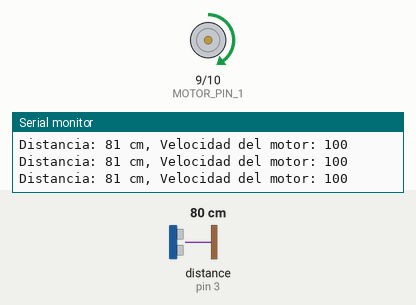
A program run on a simulated Arduino Uno, built with avr-gcc and run on an emulated ATmega328P. Parts: motor-driver pin pairs drawn as motors (green arrow = first pin HIGH = forward, orange = second pin HIGH = backward, longer = more drive), the last lines printed to the serial monitor. The inputs (shaded band) are chosen by the test bench; at power-on: distance to the obstacle (sensor on pin 3) 80 cm. The echo pulse lasts 58.3 µs per cm.

Above: at 1.4 s.
1.5 s: distance to the obstacle (sensor on pin 3) set to 74 cm
3.0 s: distance to the obstacle (sensor on pin 3) set to 63 cm
At 3.7 s:
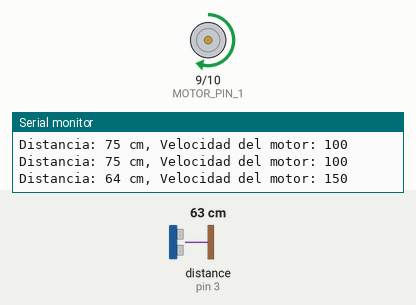
4.8 s: distance to the obstacle (sensor on pin 3) set to 43 cm
6.3 s: distance to the obstacle (sensor on pin 3) set to 36 cm
At 7.1 s:
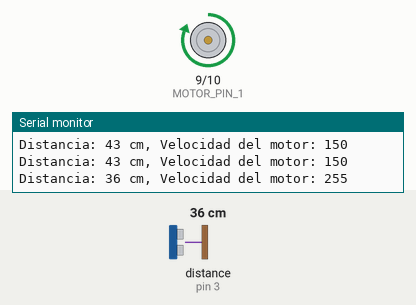
8.2 s: distance to the obstacle (sensor on pin 3) set to 120 cm
At 9.5 s:
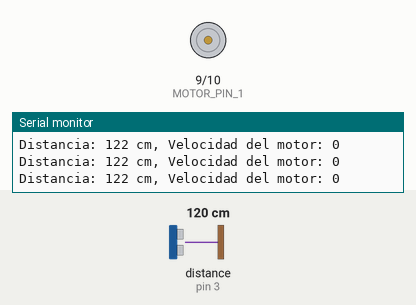
9.8 s: distance to the obstacle (sensor on pin 3) set to 101 cm
11.3 s: distance to the obstacle (sensor on pin 3) set to 94 cm
At 12.4 s:
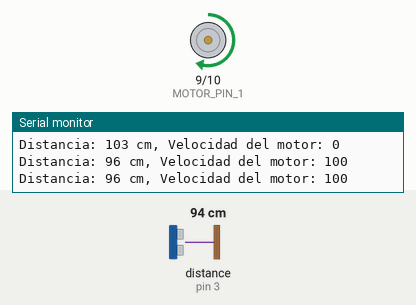
Timing chart, 0 to 14.2 s (numbered marks = the images above; inputs shaded):
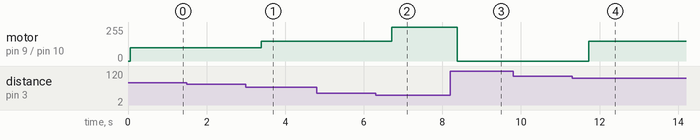

The program:

main.cpp
```cpp
#include <Arduino.h>
#include <NewPing.h>

#define TRIGGER_PIN 2 // Pin de trigger del sensor ultrasónico
#define ECHO_PIN 3    // Pin de echo del sensor ultrasónico
#define MOTOR_PIN_1 9 // Pin 1 del motor (control de velocidad)
#define MOTOR_PIN_2 10 // Pin 2 del motor (control de dirección)

NewPing sonar(TRIGGER_PIN, ECHO_PIN);
int motorSpeed = 0;

void setup() {
  pinMode(MOTOR_PIN_1, OUTPUT);
  pinMode(MOTOR_PIN_2, OUTPUT);
  Serial.begin(9600);
}

void loop() {
  delay(50);
  int distance = sonar.ping_cm(); // Medir la distancia en centímetros

  if (distance > 100) {
    motorSpeed = 0; // Si la distancia es mayor a 100 cm, apagar el motor
  } else if (distance >= 70 && distance <= 99) {
    motorSpeed = 100; // Si la distancia está entre 70 y 99 cm, velocidad lenta
  } else if (distance >= 40 && distance <= 69) {
    motorSpeed = 150; // Si la distancia está entre 40 y 69 cm, velocidad media
  } else if (distance < 40) {
    motorSpeed = 255; // Si la distancia es menor a 40 cm, velocidad máxima
  }

  analogWrite(MOTOR_PIN_1, motorSpeed); // Controlar la velocidad del motor
  digitalWrite(MOTOR_PIN_2, LOW); // Establecer la dirección del motor (en este ejemplo, hacia adelante)

  Serial.print("Distancia: ");
  Serial.print(distance);
  Serial.print(" cm, Velocidad del motor: ");
  Serial.println(motorSpeed);

  delay(500); // Esperar un poco antes de la próxima lectura
}
```

Measured:
- the behaviour switches between 69 and 68 cm on distance to the obstacle (sensor on pin 3) (found by bisection; images 0 and 1)
- the behaviour switches between 40 and 39 cm on distance to the obstacle (sensor on pin 3) (found by bisection; images 1 and 2)
- the behaviour switches between 98 and 97 cm on distance to the obstacle (sensor on pin 3) (found by bisection; images 3 and 4)
- after the input at 3.0 s, motor on pin 9 (MOTOR_PIN_1) / pin 10 (MOTOR_PIN_2): forward 100/255 → forward 150/255 after 0.39 s
- after the input at 6.3 s, motor on pin 9 (MOTOR_PIN_1) / pin 10 (MOTOR_PIN_2): forward 150/255 → forward 255/255 after 0.41 s
- after the input at 8.2 s, motor on pin 9 (MOTOR_PIN_1) / pin 10 (MOTOR_PIN_2): forward 255/255 → stopped after 0.18 s
- after the input at 11.3 s, motor on pin 9 (MOTOR_PIN_1) / pin 10 (MOTOR_PIN_2): stopped → forward 150/255 after 0.42 s
